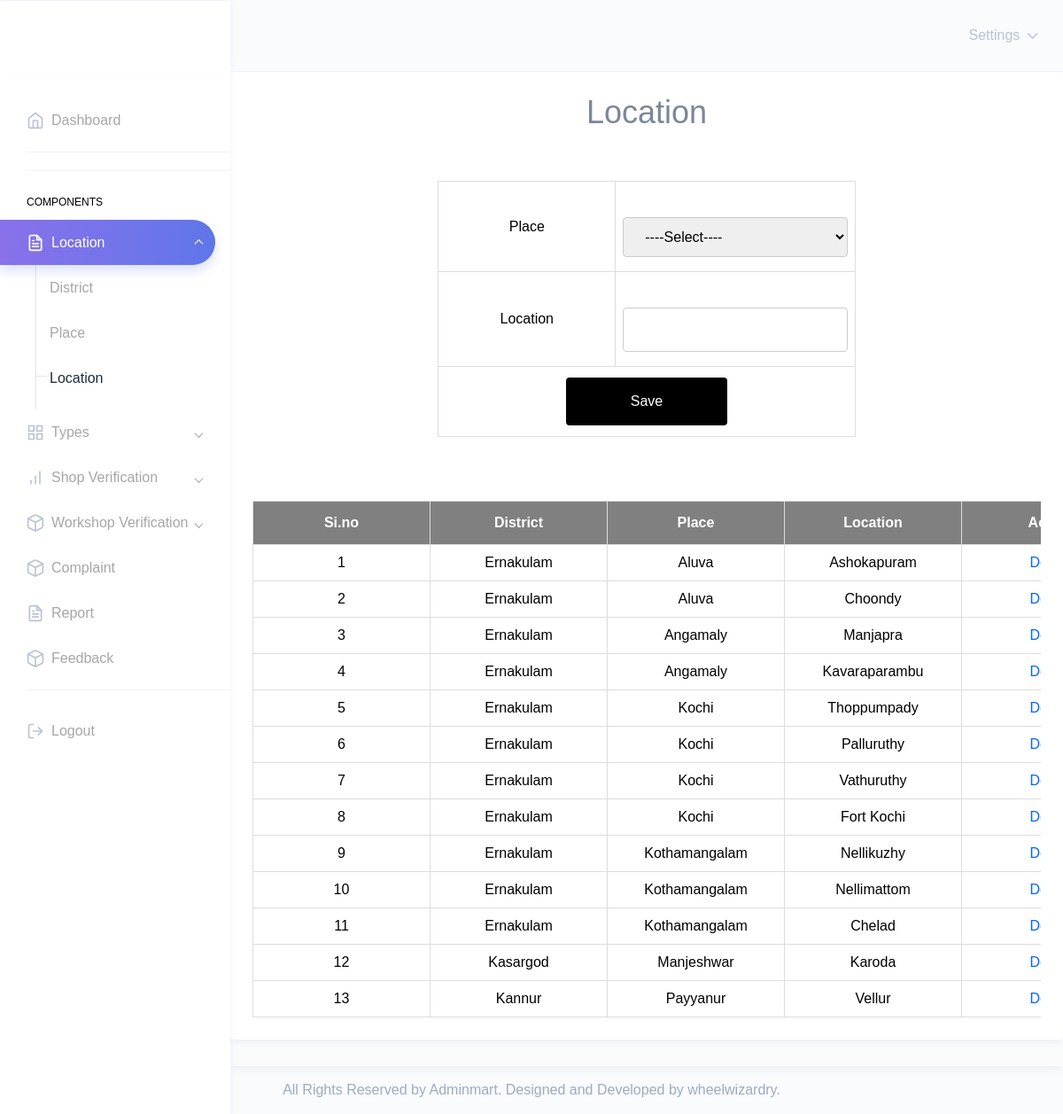
The page /Project/Admin/Location.php on the database its author committed.
### tables this page shows
CREATE TABLE `tbl_location` (
  `location_id` int(11) NOT NULL,
  `location_name` varchar(30) NOT NULL,
  `place_id` int(11) NOT NULL,
  `location_langitude` varchar(50) NOT NULL,
  `location_latitude` varchar(50) NOT NULL
);

CREATE TABLE `tbl_district` (
  `district_id` int(11) NOT NULL,
  `district_name` varchar(20) NOT NULL
);

CREATE TABLE `tbl_place` (
  `place_id` int(11) NOT NULL,
  `district_id` int(11) NOT NULL,
  `place_name` varchar(40) NOT NULL
);

### Project/Admin/Location.php (the view, shortened to what this page needs)
<?php
include("../Assets/Connection/Connection.php");
include("Head.php");
			        ?>
<!DOCTYPE html PUBLIC "-//W3C//DTD XHTML 1.0 Transitional//EN" "http://www.w3.org/TR/xhtml1/DTD/xhtml1-transitional.dtd">
<html xmlns="http://www.w3.org/1999/xhtml">
<head>
</head>
<body>
<div id="tab">
<h1 align="center">Location</h1>
<br/><br/>
<form id="form1" name="form1" method="post" action="">
  <table  border="1" align="center" cellpadding="10">
    <tr align="center">
      <td>Place</td>
      <td><label for="selplace"></label>
        <select name="selplace" id="selplace">
        <option>----Select----</option>
      </select></td>
    </tr>
    <tr align="center">
      <td>Location</td>
      <td><label for="txtlocation"></label>
      <input type="text" name="txtlocation" id="txtlocation" required autocomplete="off"/></td>
    </tr>
    <tr align="center">
      <td colspan="2"><div align="center">
        <input type="submit" name="btnsave" id="btnsave" value="Save" />
      </div></td>
    </tr>
  </table>
 <br /> <br /> <br />
   <table  border="1" align="center" cellpadding="10">
    <tr align="center">
      <th>Si.no</th>
       <th>District</th>
       <th>Place</th>
      <th>Location</th>
      <th colspan="2"><div align="center">Action</div></th>
    </tr>
<?php
$i=0;
$selqry = "select * from tbl_location l inner join tbl_place p on l.place_id=p.place_id inner join tbl_district d on d.district_id=p.district_id";
$result=$conn->query($selqry);
while($row = $result->fetch_assoc())
{
	$i++;
?>
		<tr align="center">
        	<td>
            <?php echo $i;?>
            </td>
             <td>
            <?php echo $row["district_name"];?>
            </td>
            <td>
            <?php echo $row["place_name"];?>
            </td>
             <td>
            <?php echo $row["location_name"];?>
            </td>
       		<td align="center">
        <a href="Location.php?m=<?php echo $row["location_id"];?>">Delete</a></td></tr>
        <?php
}
?>
  </table>
</form>
</div>
</body>
<?php
include("Foot.php");
?>
</html>

### Project/Assets/Templates/form.css (style rules this page uses)
#tab { font-family: "Trebuchet MS", Arial, Helvetica, sans-serif; border-collapse: collapse; width: 100%; }
#tab td, #tab th { border: 1px solid #ddd; padding: 8px; color: black; text-align:center; min-width:200px; }
#tab a { color:#06F; }
#tab th { padding-top: 12px; padding-bottom: 12px; text-align:center; background-color: gray; color: white; alignment-adjust:central; }
input[type=text],[type=password],[type=email],[type=date], select { width: 100%; padding: 12px 20px; margin: 8px 0; display: inline-block; border: 1px solid #ccc; border-radius: 4px; box-sizing: border-box; }
input[type=submit] { width: 40%; background-color: black; color: white; padding: 15px; margin: 4px 0; border: none; border-radius: 4px; cursor: pointer; }

### rows shown on the page
tbl_location: tbl_district.district_name "Ernakulam", place.place_name "Aluva", location_name "Ashokapuram"
tbl_location: tbl_district.district_name "Ernakulam", place.place_name "Aluva", location_name "Choondy"
tbl_location: tbl_district.district_name "Ernakulam", place.place_name "Angamaly", location_name "Manjapra"
tbl_location: tbl_district.district_name "Ernakulam", place.place_name "Angamaly", location_name "Kavaraparambu"
tbl_location: tbl_district.district_name "Ernakulam", place.place_name "Kochi", location_name "Thoppumpady"
tbl_location: tbl_district.district_name "Ernakulam", place.place_name "Kochi", location_name "Palluruthy"
tbl_location: tbl_district.district_name "Ernakulam", place.place_name "Kochi", location_name "Vathuruthy"
tbl_location: tbl_district.district_name "Ernakulam", place.place_name "Kochi", location_name "Fort Kochi"
tbl_location: tbl_district.district_name "Ernakulam", place.place_name "Kothamangalam", location_name "Nellikuzhy"
tbl_location: tbl_district.district_name "Ernakulam", place.place_name "Kothamangalam", location_name "Nellimattom"
tbl_location: tbl_district.district_name "Ernakulam", place.place_name "Kothamangalam", location_name "Chelad"
tbl_location: tbl_district.district_name "Kasargod", place.place_name "Manjeshwar", location_name "Karoda"
tbl_location: tbl_district.district_name "Kannur", place.place_name "Payyanur", location_name "Vellur"
